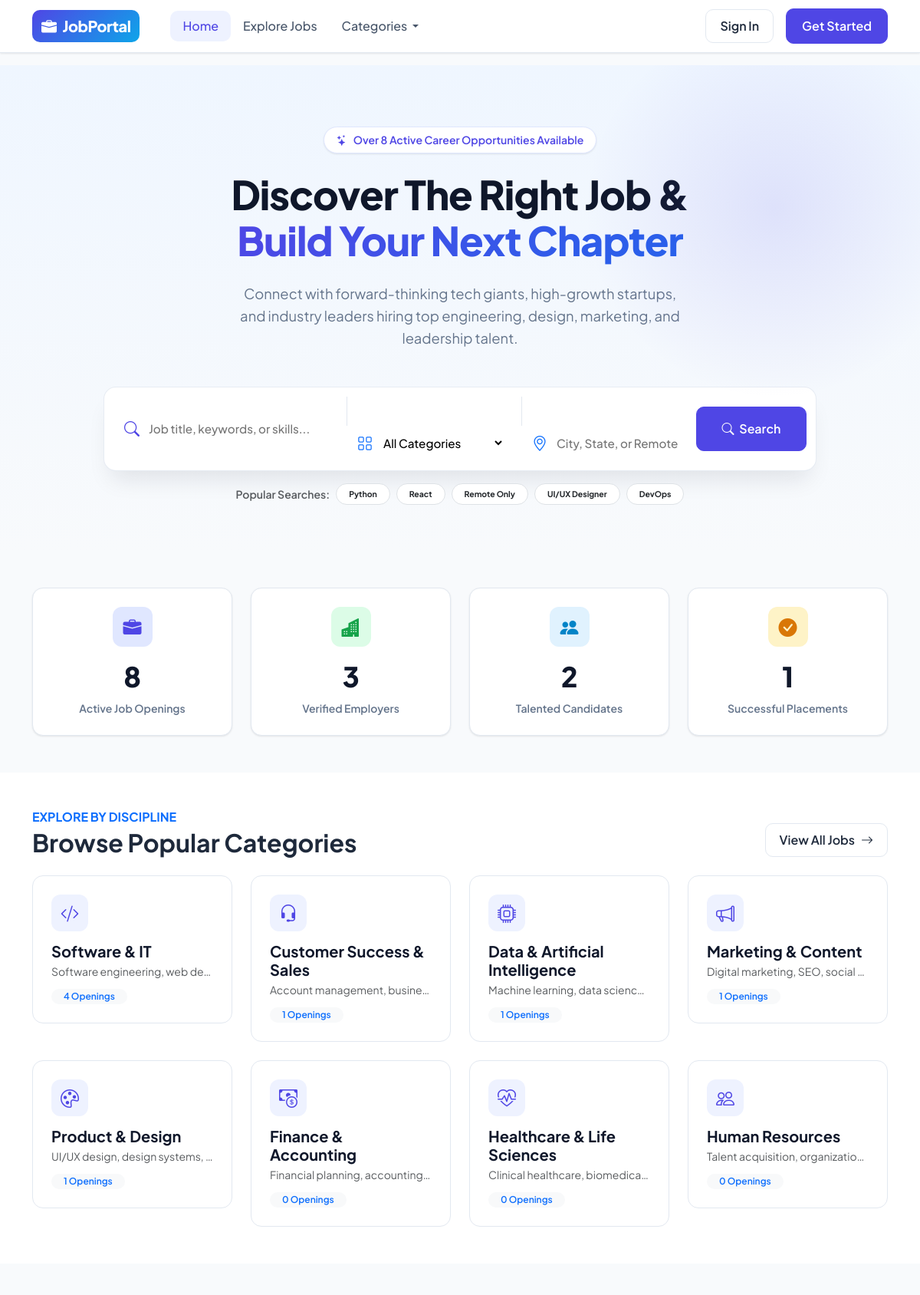
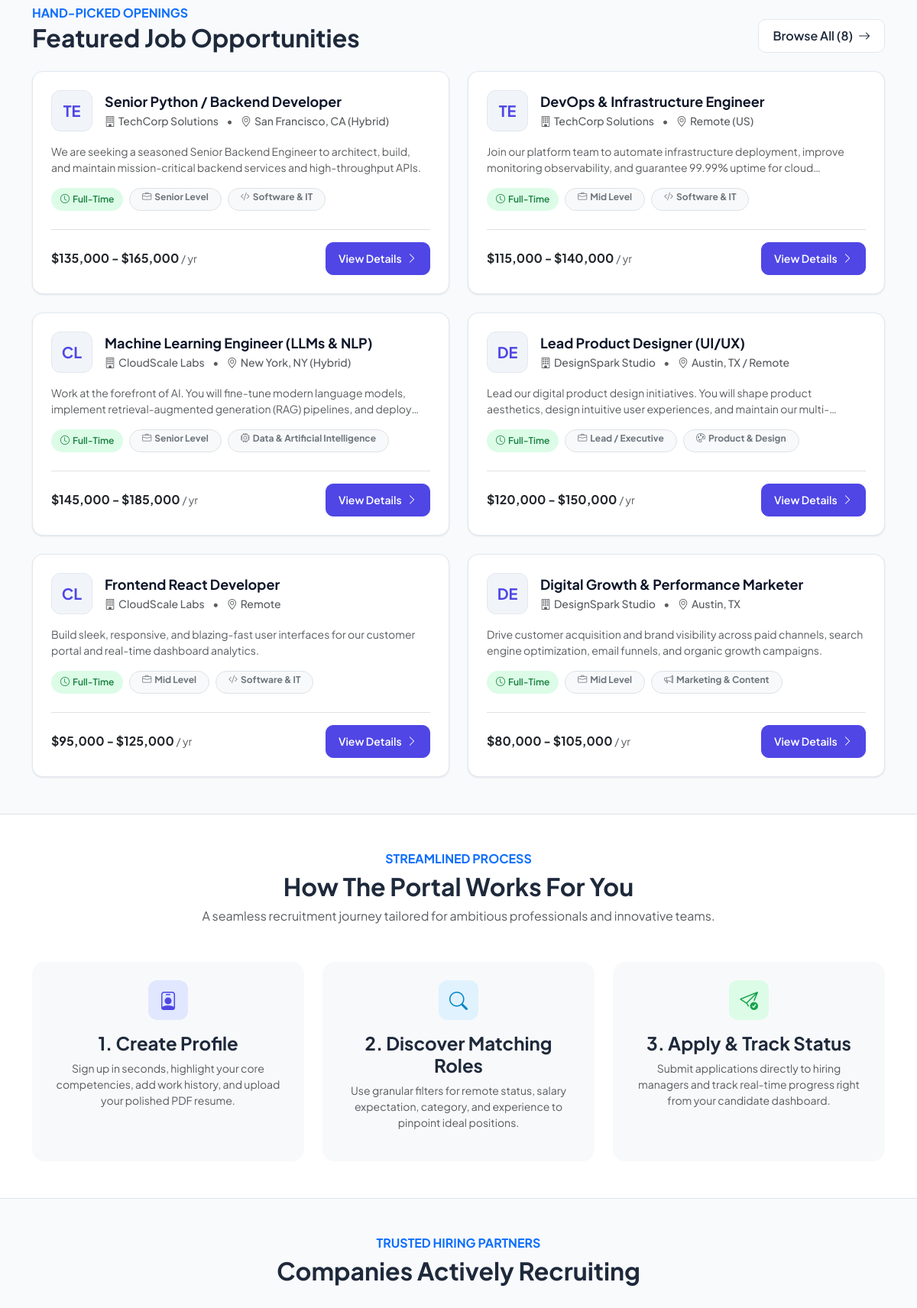
The page / (upper part) on the database its author committed (2 pictures, top to bottom).
### tables this page shows
CREATE TABLE categories (
        id INTEGER PRIMARY KEY AUTOINCREMENT,
        name TEXT UNIQUE NOT NULL,
        icon TEXT NOT NULL DEFAULT 'bi-briefcase',
        description TEXT
    );

CREATE TABLE jobs (
        id INTEGER PRIMARY KEY AUTOINCREMENT,
        employer_id INTEGER NOT NULL,
        category_id INTEGER NOT NULL,
        title TEXT NOT NULL,
        job_type TEXT NOT NULL,
        experience_level TEXT NOT NULL,
        location TEXT NOT NULL,
        salary_min INTEGER,
        salary_max INTEGER,
        salary_currency TEXT DEFAULT '$',
        description TEXT NOT NULL,
        responsibilities TEXT,
        requirements TEXT,
        benefits TEXT,
        status TEXT DEFAULT 'Active' CHECK(status IN ('Active', 'Closed', 'Draft')),
        deadline DATE,
        views_count INTEGER DEFAULT 0,
        created_at TIMESTAMP DEFAULT CURRENT_TIMESTAMP,
        updated_at TIMESTAMP DEFAULT CURRENT_TIMESTAMP,
        FOREIGN KEY (employer_id) REFERENCES users(id) ON DELETE CASCADE,
        FOREIGN KEY (category_id) REFERENCES categories(id) ON DELETE CASCADE
    );

CREATE TABLE employer_profiles (
        id INTEGER PRIMARY KEY AUTOINCREMENT,
        user_id INTEGER UNIQUE NOT NULL,
        company_name TEXT NOT NULL,
        company_website TEXT,
        company_location TEXT,
        industry TEXT,
        company_size TEXT,
        company_description TEXT,
        logo_filename TEXT DEFAULT 'default_company.png',
        founded_year INTEGER,
        updated_at TIMESTAMP DEFAULT CURRENT_TIMESTAMP,
        FOREIGN KEY (user_id) REFERENCES users(id) ON DELETE CASCADE
    );

### app.py (the view)
@app.route('/')
def index():
    conn = get_db()
    cursor = conn.cursor()
    cursor.execute("SELECT COUNT(*) as cnt FROM jobs WHERE status = 'Active'")
    total_jobs = cursor.fetchone()['cnt']
    cursor.execute("SELECT COUNT(*) as cnt FROM users WHERE role = 'employer' AND is_active = 1")
    total_companies = cursor.fetchone()['cnt']
    cursor.execute("SELECT COUNT(*) as cnt FROM users WHERE role = 'seeker' AND is_active = 1")
    total_candidates = cursor.fetchone()['cnt']
    cursor.execute("SELECT COUNT(*) as cnt FROM applications WHERE status = 'Accepted'")
    total_hires = cursor.fetchone()['cnt']
    cursor.execute("""
        SELECT j.*, c.name as category_name, c.icon as category_icon,
               ep.company_name, ep.logo_filename, ep.company_location
        FROM jobs j
        JOIN categories c ON j.category_id = c.id
        JOIN employer_profiles ep ON j.employer_id = ep.user_id
        WHERE j.status = 'Active'
        ORDER BY j.created_at DESC
        LIMIT 6
    """)
    featured_jobs = cursor.fetchall()
    cursor.execute("""
        SELECT c.*, COUNT(j.id) as job_count
        FROM categories c
        LEFT JOIN jobs j ON c.id = j.category_id AND j.status = 'Active'
        GROUP BY c.id
        ORDER BY job_count DESC, c.name ASC
        LIMIT 8
    """)
    categories = cursor.fetchall()
    cursor.execute("""
        SELECT ep.*, u.name as recruiter_name, COUNT(j.id) as active_jobs_count
        FROM employer_profiles ep
        JOIN users u ON ep.user_id = u.id
        LEFT JOIN jobs j ON ep.user_id = j.employer_id AND j.status = 'Active'
        WHERE u.is_active = 1
        GROUP BY ep.id
        ORDER BY active_jobs_count DESC
        LIMIT 4
    """)
    featured_companies = cursor.fetchall()
    conn.close()
    return render_template(
        'index.html',
        total_jobs=total_jobs,
        total_companies=total_companies,
        total_candidates=total_candidates,
        total_hires=total_hires,
        featured_jobs=featured_jobs,
        categories=categories,
        featured_companies=featured_companies
    )

### auth.py (called while the page is built, shortened)
def get_current_user():
    user_id = session.get('user_id')
    if not user_id:
        return None

### database.py (called while the page is built)
def get_db():
    conn = sqlite3.connect(DB_PATH)
    conn.row_factory = sqlite3.Row
    conn.execute("PRAGMA foreign_keys = ON;")
    return conn

### templates/index.html (shortened to what this page needs)
{% extends "base.html" %}
{% block content %}
<section class="hero-section">
  <div class="container">
    <div class="row align-items-center g-5">
      <div class="col-lg-12 text-center">
        <div class="hero-pill mx-auto">
          <i class="bi bi-stars"></i> Over {{ total_jobs }} Active Career Opportunities Available
        </div>
        <h1 class="hero-title mb-4">
          Discover The Right Job & <br><span>Build Your Next Chapter</span>
        </h1>
        <p class="hero-subtitle mx-auto mb-5">
          Connect with forward-thinking tech giants, high-growth startups, and industry leaders hiring top engineering, design, marketing, and leadership talent.
        </p>
        <div class="col-xl-10 col-lg-11 mx-auto">
          <form action="{{ url_for('job_search') }}" method="GET" class="hero-search-card text-start">
            <div class="row g-2 align-items-center">
              <div class="col-md-4">
                <div class="search-input-group">
                  <i class="bi bi-search"></i>
                  <input type="text" name="q" placeholder="Job title, keywords, or skills..." aria-label="Job Title">
                </div>
              </div>
              <div class="col-md-3">
                <div class="search-input-group">
                  <i class="bi bi-grid text-primary"></i>
                  <select name="category" aria-label="Job Category">
                    <option value="">All Categories</option>
                  </select>
                </div>
              </div>
              <div class="col-md-3">
                <div class="search-input-group">
                  <i class="bi bi-geo-alt text-primary"></i>
                  <input type="text" name="location" placeholder="City, State, or Remote" aria-label="Location">
                </div>
              </div>
              <div class="col-md-2">
                <button type="submit" class="btn btn-primary-custom w-100 py-3">
                  <i class="bi bi-search me-1"></i> Search
                </button>
              </div>
            </div>
          </form>
          <div class="d-flex flex-wrap align-items-center justify-content-center gap-2 mt-3 small text-muted">
            <span class="fw-semibold">Popular Searches:</span>
            <a href="{{ url_for('job_search', q='Python') }}" class="badge bg-white text-dark border text-decoration-none py-2 px-3 rounded-pill">Python</a>
            <a href="{{ url_for('job_search', q='React') }}" class="badge bg-white text-dark border text-decoration-none py-2 px-3 rounded-pill">React</a>
            <a href="{{ url_for('job_search', type='Remote') }}" class="badge bg-white text-dark border text-decoration-none py-2 px-3 rounded-pill">Remote Only</a>
            <a href="{{ url_for('job_search', q='Designer') }}" class="badge bg-white text-dark border text-decoration-none py-2 px-3 rounded-pill">UI/UX Designer</a>
            <a href="{{ url_for('job_search', q='DevOps') }}" class="badge bg-white text-dark border text-decoration-none py-2 px-3 rounded-pill">DevOps</a>
          </div>
        </div>
      </div>
    </div>
  </div>
</section>
<section class="py-5">
  <div class="container">
    <div class="row g-4">
      <div class="col-6 col-lg-3">
        <div class="stat-card">
          <div class="stat-icon primary">
            <i class="bi bi-briefcase-fill"></i>
          </div>
          <div class="stat-number">{{ total_jobs }}</div>
          <div class="stat-label">Active Job Openings</div>
        </div>
      </div>
      <div class="col-6 col-lg-3">
        <div class="stat-card">
          <div class="stat-icon success">
            <i class="bi bi-buildings-fill"></i>
          </div>
          <div class="stat-number">{{ total_companies }}</div>
          <div class="stat-label">Verified Employers</div>
        </div>
      </div>
      <div class="col-6 col-lg-3">
        <div class="stat-card">
          <div class="stat-icon info">
            <i class="bi bi-people-fill"></i>
          </div>
          <div class="stat-number">{{ total_candidates }}</div>
          <div class="stat-label">Talented Candidates</div>
        </div>
      </div>
      <div class="col-6 col-lg-3">
        <div class="stat-card">
          <div class="stat-icon warning">
            <i class="bi bi-check-circle-fill"></i>
          </div>
          <div class="stat-number">{{ total_hires }}</div>
          <div class="stat-label">Successful Placements</div>
        </div>
      </div>
    </div>
  </div>
</section>
<section class="py-5 bg-white">
  <div class="container">
    <div class="d-flex justify-content-between align-items-end mb-4">
      <div>
        <h6 class="text-primary fw-bold text-uppercase mb-1">Explore By Discipline</h6>
        <h2 class="fw-bold mb-0">Browse Popular Categories</h2>
      </div>
      <a href="{{ url_for('job_search') }}" class="btn btn-outline-custom d-none d-sm-inline-flex align-items-center gap-2">
        <span>View All Jobs</span>
        <i class="bi bi-arrow-right"></i>
      </a>
    </div>
    <div class="row g-4">
      {% for cat in categories %}
      <div class="col-xl-3 col-lg-4 col-md-6">
        <a href="{{ url_for('job_search', category=cat.id) }}" class="category-card">
          <div class="category-icon-box">
            <i class="bi {{ cat.icon }}"></i>
          </div>
          <h5 class="fw-bold mb-1">{{ cat.name }}</h5>
          <p class="text-muted small mb-2 text-truncate">{{ cat.description or 'Explore job vacancies' }}</p>
          <span class="badge bg-light text-primary fw-semibold rounded-pill px-3 py-1">
            {{ cat.job_count }} Openings
          </span>
        </a>
      </div>
      {% endfor %}
    </div>
  </div>
</section>
<section class="py-5">
  <div class="container">
    <div class="d-flex justify-content-between align-items-end mb-4">
      <div>
        <h6 class="text-primary fw-bold text-uppercase mb-1">Hand-Picked Openings</h6>
        <h2 class="fw-bold mb-0">Featured Job Opportunities</h2>
      </div>
      <a href="{{ url_for('job_search') }}" class="btn btn-outline-custom">
        <span>Browse All ({{ total_jobs }})</span>
        <i class="bi bi-arrow-right ms-1"></i>
      </a>
    </div>
    <div class="row g-4">
      {% for job in featured_jobs %}
      <div class="col-lg-6">
        <div class="job-card h-100 d-flex flex-column justify-content-between">
          <div>
            <div class="d-flex justify-content-between align-items-start gap-3 mb-3">
              <div class="d-flex align-items-center gap-3">
                <div class="company-logo-box">
                  {{ job.company_name[:2] | upper }}
                </div>
                <div>
                  <h5 class="mb-1">
                    <a href="{{ url_for('job_detail', job_id=job.id) }}" class="job-title-link">
                      {{ job.title }}
                    </a>
                  </h5>
                  <div class="text-muted small fw-medium">
                    <i class="bi bi-building me-1"></i>{{ job.company_name }}
                    <span class="mx-2">&bull;</span>
                    <i class="bi bi-geo-alt me-1"></i>{{ job.location }}
                  </div>
                </div>
              </div>
            </div>
            <p class="text-muted small mb-3 line-clamp-2" style="display: -webkit-box; -webkit-line-clamp: 2; -webkit-box-orient: vertical; overflow: hidden;">
              {{ job.description }}
            </p>
            <div class="d-flex flex-wrap gap-2 mb-3">
              <span class="badge-job-type {% if job.job_type == 'Full-Time' %}badge-fulltime{% elif job.job_type == 'Remote' %}badge-remote{% elif job.job_type == 'Part-Time' %}badge-parttime{% else %}badge-contract{% endif %}">
                <i class="bi bi-clock me-1"></i>{{ job.job_type }}
              </span>
              <span class="badge bg-light text-secondary border rounded-pill px-3 py-1 small">
                <i class="bi bi-briefcase me-1"></i>{{ job.experience_level }}
              </span>
              <span class="badge bg-light text-secondary border rounded-pill px-3 py-1 small">
                <i class="bi {{ job.category_icon }} me-1"></i>{{ job.category_name }}
              </span>
            </div>
          </div>
          <div class="d-flex justify-content-between align-items-center pt-3 border-top mt-2">
            <div class="fw-bold text-dark">
              {% if job.salary_min and job.salary_max %}
                {{ job.salary_currency }}{{ "{:,}".format(job.salary_min) }} - {{ job.salary_currency }}{{ "{:,}".format(job.salary_max) }} <span class="text-muted fw-normal small">/ yr</span>
              {% elif job.salary_min %}
                From {{ job.salary_currency }}{{ "{:,}".format(job.salary_min) }} <span class="text-muted fw-normal small">/ yr</span>
              {% else %}
                <span class="text-muted small">Competitive Salary</span>
              {% endif %}
            </div>
            <a href="{{ url_for('job_detail', job_id=job.id) }}" class="btn btn-sm btn-primary-custom px-3">
              View Details <i class="bi bi-chevron-right ms-1"></i>
            </a>
          </div>
        </div>
      </div>
      {% endfor %}
    </div>
  </div>
</section>
<section class="py-5 bg-white border-top border-bottom">
  <div class="container">
    <div class="text-center max-w-700 mx-auto mb-5">
      <h6 class="text-primary fw-bold text-uppercase">Streamlined Process</h6>
      <h2 class="fw-bold">How The Portal Works For You</h2>
      <p class="text-muted">A seamless recruitment journey tailored for ambitious professionals and innovative teams.</p>
    </div>
    <div class="row g-4 text-center">
      <div class="col-md-4">
        <div class="p-4 rounded-4 bg-light h-100">
          <div class="stat-icon primary mx-auto mb-3">
            <i class="bi bi-person-badge"></i>
          </div>
          <h4 class="fw-bold mb-2">1. Create Profile</h4>
          <p class="text-muted small">
            Sign up in seconds, highlight your core competencies, add work history, and upload your polished PDF resume.
          </p>
        </div>
      </div>
      <div class="col-md-4">
        <div class="p-4 rounded-4 bg-light h-100">
          <div class="stat-icon info mx-auto mb-3">
            <i class="bi bi-search"></i>
          </div>
          <h4 class="fw-bold mb-2">2. Discover Matching Roles</h4>
          <p class="text-muted small">
            Use granular filters for remote status, salary expectation, category, and experience to pinpoint ideal positions.
          </p>
        </div>
      </div>
      <div class="col-md-4">
        <div class="p-4 rounded-4 bg-light h-100">
          <div class="stat-icon success mx-auto mb-3">
            <i class="bi bi-send-check"></i>
          </div>
          <h4 class="fw-bold mb-2">3. Apply & Track Status</h4>
          <p class="text-muted small">
            Submit applications directly to hiring managers and track real-time progress right from your candidate dashboard.
          </p>
        </div>
      </div>
    </div>
  </div>
</section>
<section class="py-5">
  <div class="container">
    <div class="text-center mb-5">
      <h6 class="text-primary fw-bold text-uppercase">Trusted Hiring Partners</h6>
      <h2 class="fw-bold">Companies Actively Recruiting</h2>
    </div>
    <div class="row g-4">
    </div>
  </div>
</section>
{% endblock %}

### rows shown on the page
categories: name "Software & IT", description "Software engineering, web de…", job_count "4"
categories: name "Customer Success & Sales", description "Account management, busine…", job_count "1"
categories: name "Data & Artificial Intelligence", description "Machine learning, data scienc…", job_count "1"
categories: name "Marketing & Content", description "Digital marketing, SEO, social…", job_count "1"
categories: name "Product & Design", description "UI/UX design, design systems,…", job_count "1"
categories: name "Finance & Accounting", description "Financial planning, accounting…", job_count "0"
categories: name "Healthcare & Life Sciences", description "Clinical healthcare, biomedica…", job_count "0"
categories: name "Human Resources", description "Talent acquisition, organizatio…", job_count "0"
jobs: company_name "TE", title "Senior Python / Backend Developer", company_name "TechCorp Solutions", location "San Francisco, CA (Hybrid)", description "We are seeking a seasoned Senior Backend Engineer to architect, build, and maintain mission-critical backend services and high-throughput APIs.", job_type "Full-Time", experience_level "Senior Level", category_name "Software & IT", salary_currency "$", salary_min "135,000", salary_max "165,000"
jobs: company_name "TE", title "DevOps & Infrastructure Engineer", company_name "TechCorp Solutions", location "Remote (US)", description "Join our platform team to automate infrastructure deployment, improve monitoring observability, and guarantee 99.99% uptime for…", job_type "Full-Time", experience_level "Mid Level", category_name "Software & IT", salary_currency "$", salary_min "115,000", salary_max "140,000"
jobs: company_name "CL", title "Machine Learning Engineer (LLMs & NLP)", company_name "CloudScale Labs", location "New York, NY (Hybrid)", description "Work at the forefront of AI. You will fine-tune modern language models, implement retrieval-augmented generation (RAG) pipelines, and…", job_type "Full-Time", experience_level "Senior Level", category_name "Data & Artificial Intelligence", salary_currency "$", salary_min "145,000", salary_max "185,000"
jobs: company_name "DE", title "Lead Product Designer (UI/UX)", company_name "DesignSpark Studio", location "Austin, TX / Remote", description "Lead our digital product design initiatives. You will shape product aesthetics, design intuitive user experiences, and maintain…", job_type "Full-Time", experience_level "Lead / Executive", category_name "Product & Design", salary_currency "$", salary_min "120,000", salary_max "150,000"
jobs: company_name "CL", title "Frontend React Developer", company_name "CloudScale Labs", location "Remote", description "Build sleek, responsive, and blazing-fast user interfaces for our customer portal and real-time dashboard analytics.", job_type "Full-Time", experience_level "Mid Level", category_name "Software & IT", salary_currency "$", salary_min "95,000", salary_max "125,000"
jobs: company_name "DE", title "Digital Growth & Performance Marketer", company_name "DesignSpark Studio", location "Austin, TX", description "Drive customer acquisition and brand visibility across paid channels, search engine optimization, email funnels, and organic growth campaigns.", job_type "Full-Time", experience_level "Mid Level", category_name "Marketing & Content", salary_currency "$", salary_min "80,000", salary_max "105,000"

### other values the page prints
{{ total_jobs }} "8"
{{ total_companies }} "3"
{{ total_candidates }} "2"
{{ total_hires }} "1"
